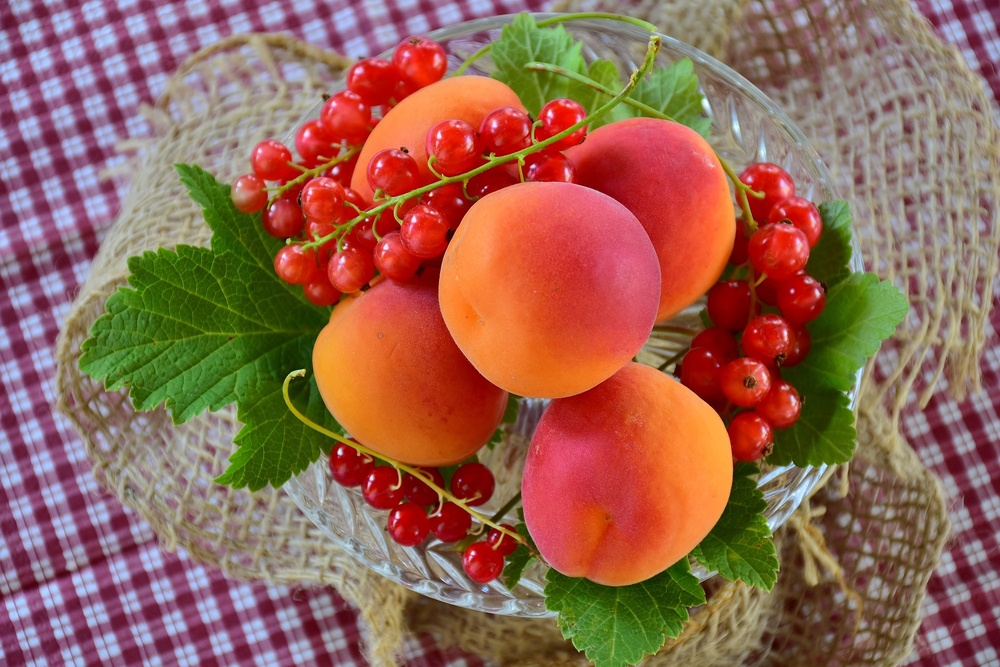
%> input picture apricots-2444808_1920.jpg, 1000 x 667 px, shrunk from 1920 x 1280 before the run
$ octave DialationAndErosion.m   (GNU Octave 9; MATLAB toolbox functions it lacks are replaced by stand-ins)
%> lines starting %> are read from the running program, lines starting %| are printed output that depends on the picture
img=imread('apricots-2444808_1920.jpg');
%> img is the input picture: size 667x1000x3 uint8; mean R, G, B 148.8, 101.1, 83.7
dilated_img=imdilate(img,strel('disk',50));
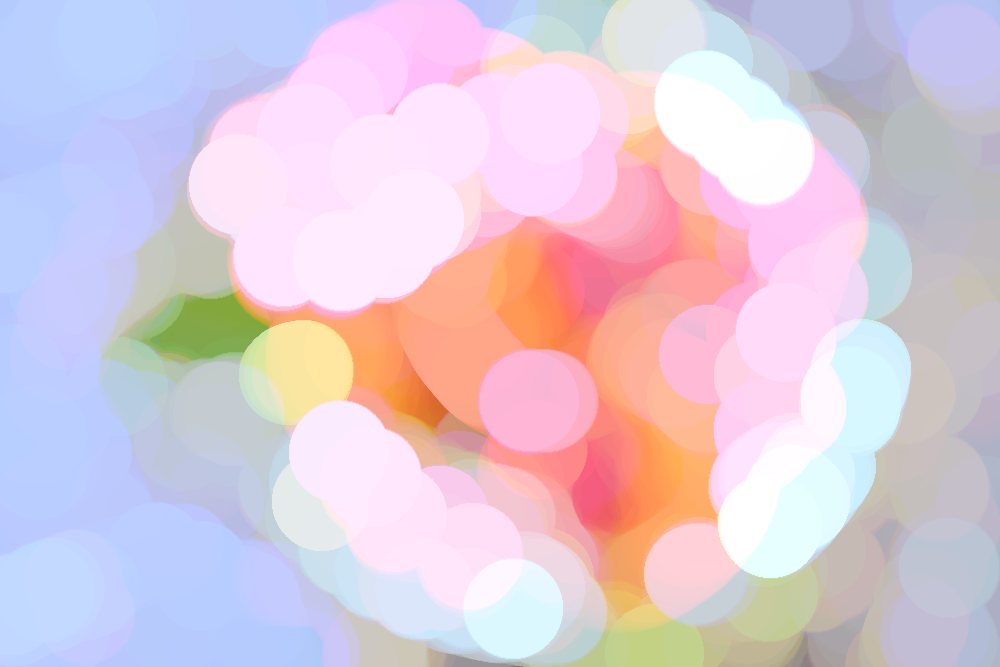
%> dilated_img: size 667x1000x3 uint8; mean R, G, B 220.4, 202.8, 217.5
eroded_img=imerode(img,strel('disk',55));
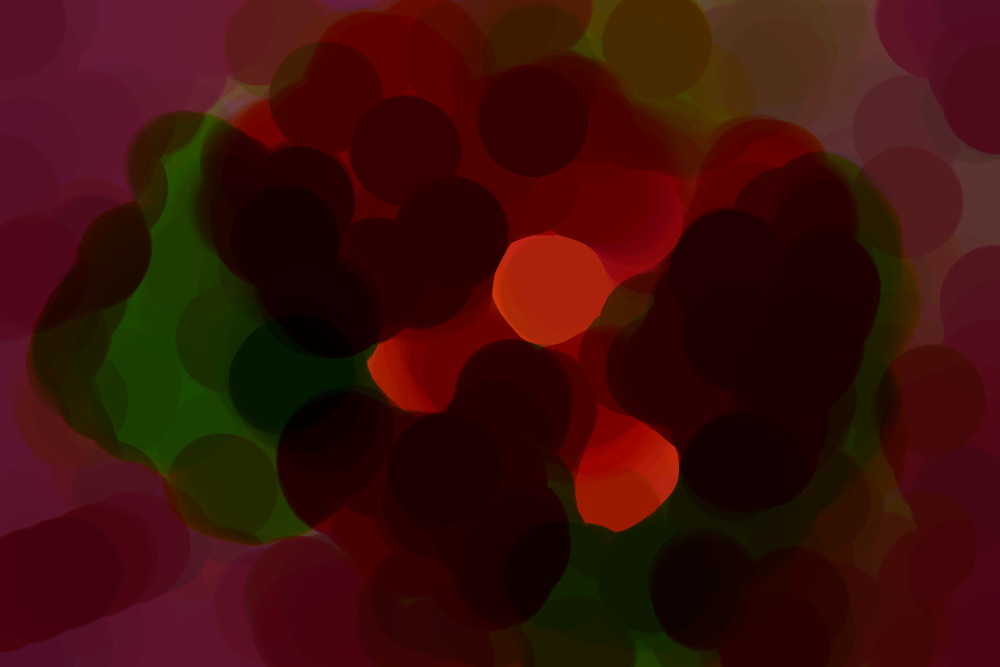
%> eroded_img: size 667x1000x3 uint8; mean R, G, B 61.1, 15, 9.9
subplot(2,2,1), imshow(img), title('Original Image');
subplot(2,2,2), imshow(dilated_img), title('Dialated Image');
subplot(2,2,3), imshow(eroded_img), title('Eroded Image');

$ run again, with apricots-2523272_1920.jpg copied over apricots-2444808_1920.jpg
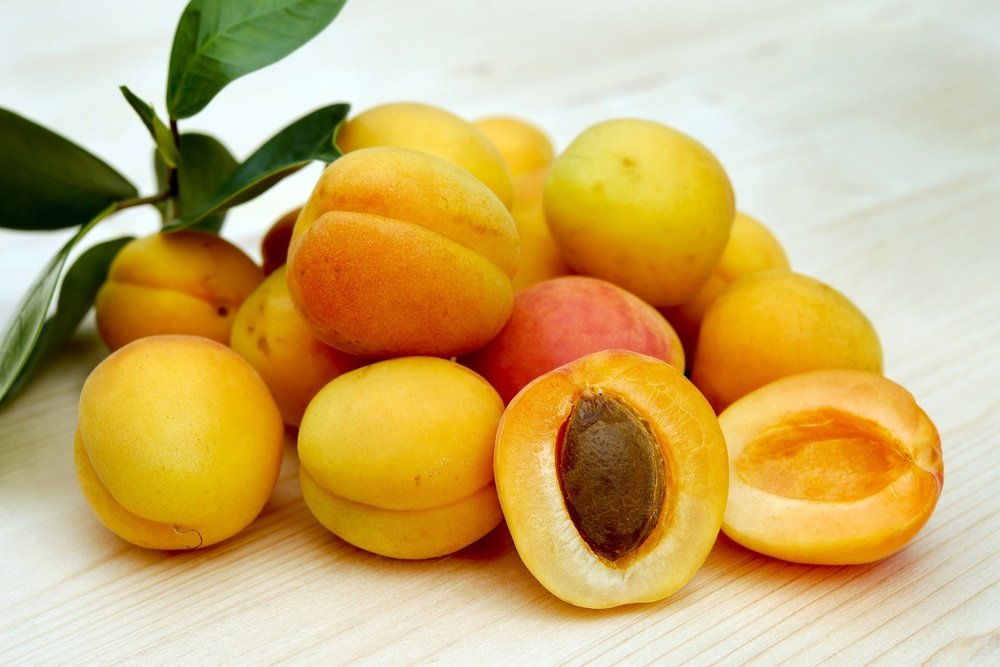
%> input picture apricots-2523272_1920.jpg, 1000 x 667 px, shrunk from 1920 x 1280 before the run
%> img is the input picture: size 667x1000x3 uint8; mean R, G, B 203.8, 175.3, 110.7
%> `dilated_img=imdilate(img,strel('disk',50));`:
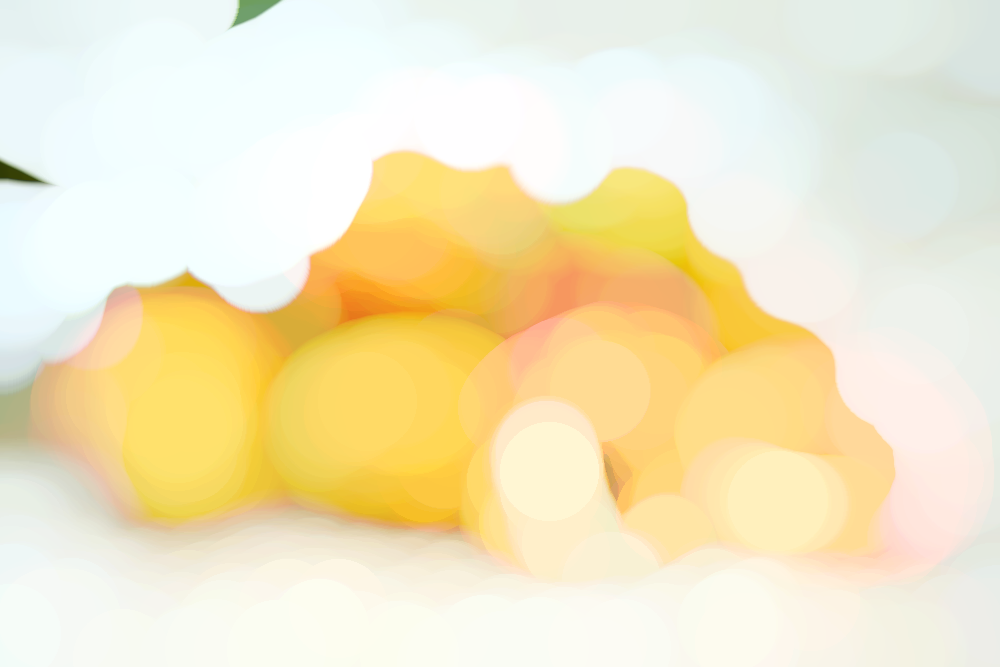
%> dilated_img: size 667x1000x3 uint8; mean R, G, B 243.6, 231.9, 194.8
%> `eroded_img=imerode(img,strel('disk',55));`:
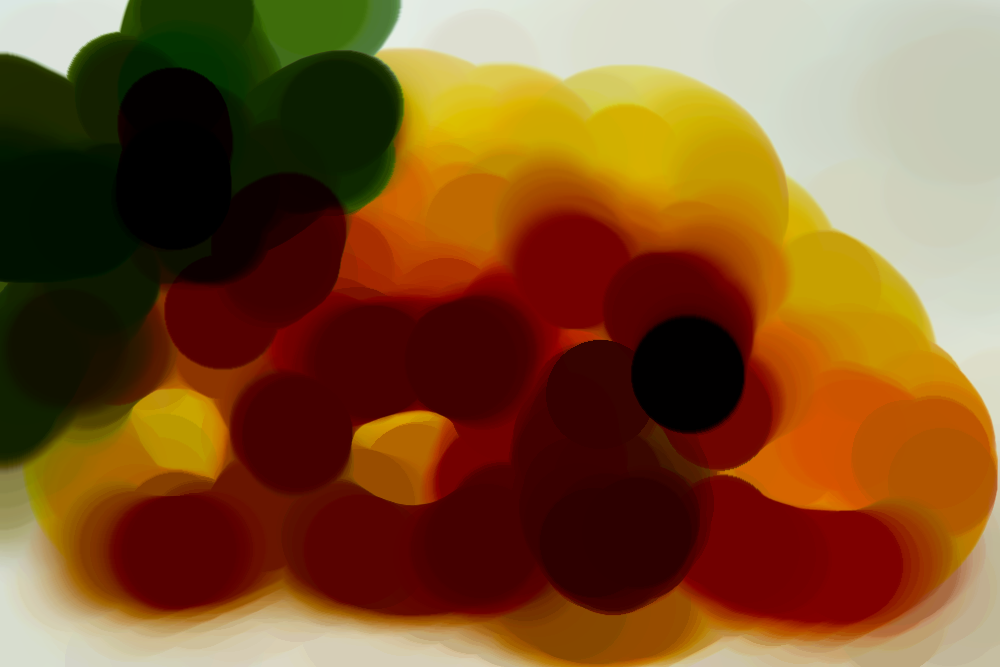
%> eroded_img: size 667x1000x3 uint8; mean R, G, B 126.7, 83.1, 41.9

$ run again, with images(7).jpg copied over apricots-2444808_1920.jpg
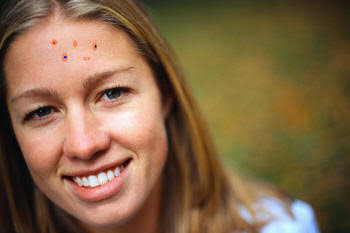
%> input picture images(7).jpg, 350 x 233 px
%> img is the input picture: size 233x350x3 uint8; mean R, G, B 129.4, 101.2, 70.5
%> `dilated_img=imdilate(img,strel('disk',50));`:
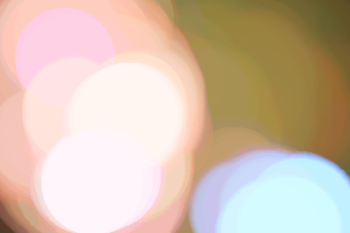
%> dilated_img: size 233x350x3 uint8; mean R, G, B 212.5, 191.8, 173.6
%> `eroded_img=imerode(img,strel('disk',55));`:
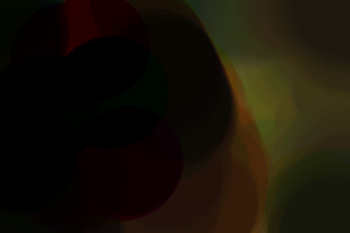
%> eroded_img: size 233x350x3 uint8; mean R, G, B 23.7, 17.8, 7.1
